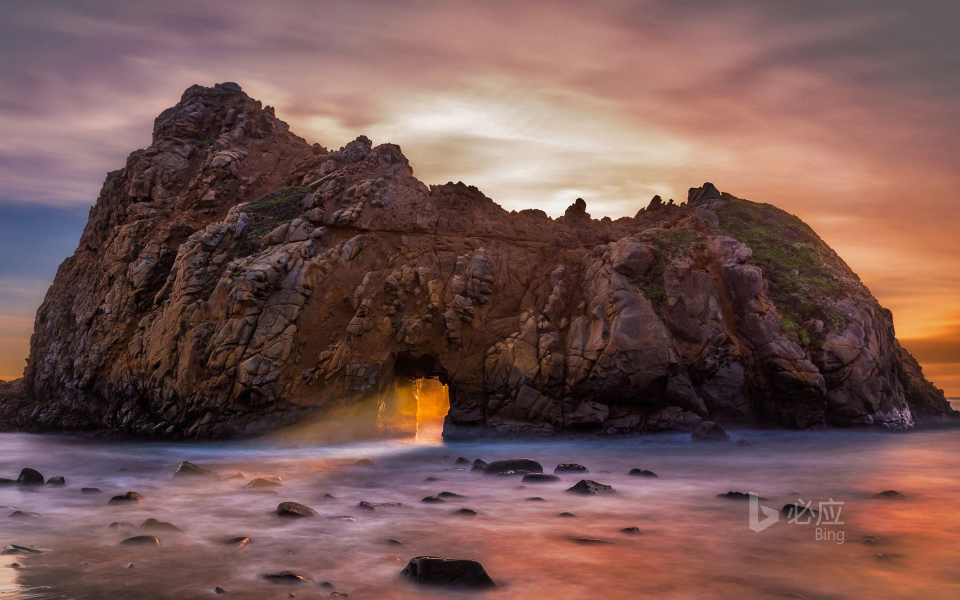
#> input picture python/gettingStarted/t_pil/BingImageOfTheDay.jpg, 1920 x 1200 px (shown at 1/2 size)
$ python Pil.py
#> lines starting #> are read from the running program, lines starting #| are printed output that depends on the picture
#!/usr/bin/env python
# -*- coding: utf-8 -*-
import Image

im = Image.open('BingImageOfTheDay.jpg')
#> im is the input picture: PIL image 1920x1200 RGB; mean R, G, B 118.6, 86.5, 82.5
# 获得图像尺寸:
w, h = im.size
#> w = 1920; h = 1200
# 缩放到50%:
im.thumbnail((w//2, h//2))
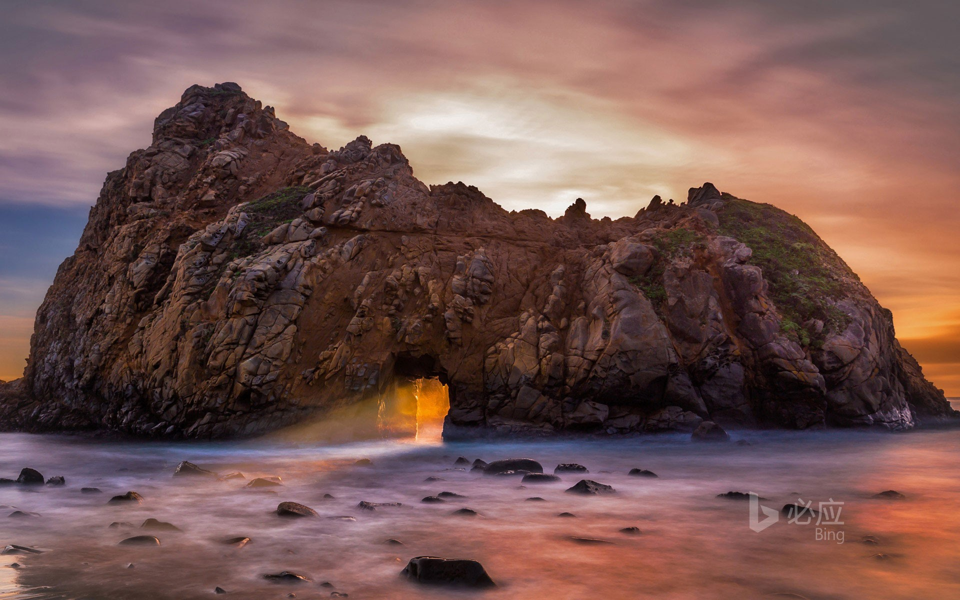
#> im: PIL image 960x600 RGB; mean R, G, B 118.6, 86.6, 82.6
# 把缩放后的图像用jpeg格式保存:
im.save('thumbnail.jpg', 'jpeg')
